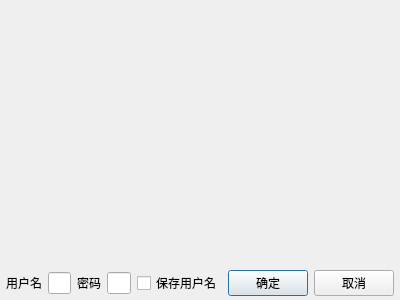
<?xml version="1.0" encoding="UTF-8"?>
<ui version="4.0">
 <class>DialogLogin</class>
 <widget class="QDialog" name="DialogLogin">
  <property name="geometry">
   <rect>
    <x>0</x>
    <y>0</y>
    <width>400</width>
    <height>300</height>
   </rect>
  </property>
  <property name="mouseTracking">
   <bool>false</bool>
  </property>
  <property name="windowTitle">
   <string>Dialog</string>
  </property>
  <widget class="QLabel" name="labPic">
   <property name="geometry">
    <rect>
     <x>6</x>
     <y>6</y>
     <width>388</width>
     <height>260</height>
    </rect>
   </property>
   <property name="text">
    <string/>
   </property>
   <property name="pixmap">
    <pixmap resource="res.qrc">:/images/back2.jpg</pixmap>
   </property>
  </widget>
  <widget class="QWidget" name="horizontalLayoutWidget">
   <property name="geometry">
    <rect>
     <x>6</x>
     <y>270</y>
     <width>388</width>
     <height>26</height>
    </rect>
   </property>
   <layout class="QHBoxLayout" name="horizontalLayout">
    <item>
     <widget class="QLabel" name="label_2">
      <property name="text">
       <string>用户名</string>
      </property>
     </widget>
    </item>
    <item>
     <widget class="QLineEdit" name="lineEditUsername"/>
    </item>
    <item>
     <widget class="QLabel" name="label_3">
      <property name="text">
       <string>密码</string>
      </property>
     </widget>
    </item>
    <item>
     <widget class="QLineEdit" name="lineEditPasswd"/>
    </item>
    <item>
     <widget class="QCheckBox" name="chkSaveUsername">
      <property name="text">
       <string>保存用户名</string>
      </property>
     </widget>
    </item>
    <item>
     <widget class="QPushButton" name="btnOK">
      <property name="text">
       <string>确定</string>
      </property>
     </widget>
    </item>
    <item>
     <widget class="QPushButton" name="btnCancel">
      <property name="text">
       <string>取消</string>
      </property>
     </widget>
    </item>
   </layout>
  </widget>
 </widget>
 <resources>
  <include location="res.qrc"/>
 </resources>
 <connections>
  <connection>
   <sender>btnCancel</sender>
   <signal>clicked()</signal>
   <receiver>DialogLogin</receiver>
   <slot>reject()</slot>
   <hints>
    <hint type="sourcelabel">
     <x>352</x>
     <y>284</y>
    </hint>
    <hint type="destinationlabel">
     <x>199</x>
     <y>149</y>
    </hint>
   </hints>
  </connection>
 </connections>
</ui>
